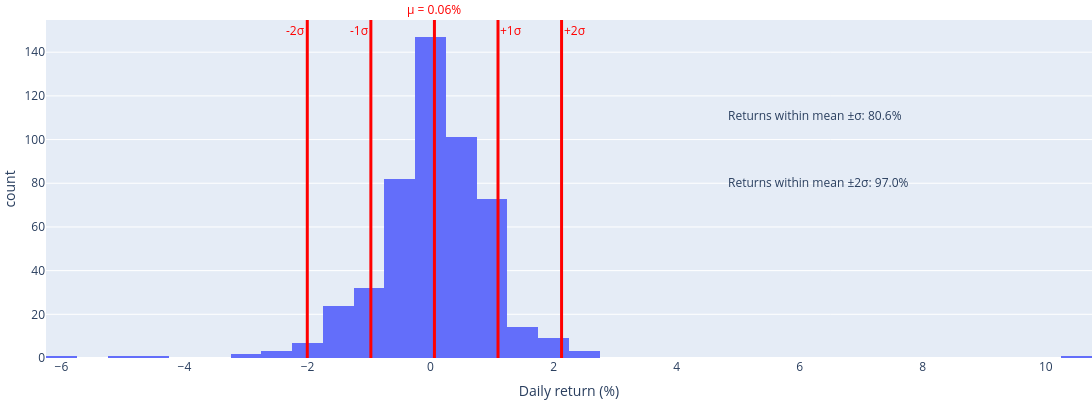

The notebook cell saved with this chart:
### Markdown cell above
## Compared to S&P500 daily returns

### Code cell
market_returns = yf.download("SPY", start=start, end=end, auto_adjust=False, multi_level_index=False)["Close"].pct_change(fill_method=None).dropna() * 100
μ, std = market_returns.mean(), market_returns.std()
fig = px.histogram(x=market_returns, nbins=50, width=1200, height=400, labels={"x": "Daily return (%)"}).update_layout(margin=dict(l=5, r=00, t=20, b=10))
fig.add_annotation(
    x=0.65, y=0.75, xref="paper", yref="paper",
    text=f"Returns within mean ±σ: {market_returns.between(μ - std, μ + std).mean():.1%}",
    showarrow=False, xanchor="left", yanchor="top"
)
fig.add_annotation(
    x=0.65, y=0.55, xref="paper", yref="paper",
    text=f"Returns within mean ±2σ: {market_returns.between(μ - 2*std, μ + 2*std).mean():.1%}",
    showarrow=False, xanchor="left", yanchor="top"
)
fig.add_vline(
    x=μ, line_color="red", line_width=3,
    annotation_text=f"μ = {μ:.2f}%",
    annotation_position="top",
    annotation_font_color="red"
)
for n in (1, 2):
    for s in (+std, -std):
        fig.add_vline(
            x=μ + n*s, line_color="red", line_width=3,
            annotation_text=f"{'+' if s > 0 else '-'}{n}σ",
            annotation_position=f"top {"right" if s > 0 else "left"}",
            annotation_font_color="red")
fig.show()

### Figure 1 — Plotly figure (JSON) as saved in the notebook; plotly's stock layout.template omitted (floating-point values rounded to 4 significant figures; data arrays with more than 128 entries replaced by an {"elided": "..."} marker saying what was removed)
{"data": [{"bingroup": "x", "hovertemplate": "Daily return (%)=%{x}<br>count=%{y}<extra></extra>", "legendgroup": "", "marker": {"color": "#636efa", "pattern": {"shape": ""}}, "name": "", "nbinsx": 50, "orientation": "v", "showlegend": false, "type": "histogram", "x": {"elided": "501 float values"}, "xaxis": "x", "yaxis": "y"}], "layout": {"annotations": [{"showarrow": false, "text": "Returns within mean ±σ: 80.6%", "x": 0.65, "xanchor": "left", "xref": "paper", "y": 0.75, "yanchor": "top", "yref": "paper"}, {"showarrow": false, "text": "Returns within mean ±2σ: 97.0%", "x": 0.65, "xanchor": "left", "xref": "paper", "y": 0.55, "yanchor": "top", "yref": "paper"}, {"font": {"color": "red"}, "showarrow": false, "text": "μ = 0.06%", "x": 0.06292, "xanchor": "center", "xref": "x", "y": 1, "yanchor": "bottom", "yref": "y domain"}, {"font": {"color": "red"}, "showarrow": false, "text": "+1σ", "x": 1.096, "xanchor": "left", "xref": "x", "y": 1, "yanchor": "top", "yref": "y domain"}, {"font": {"color": "red"}, "showarrow": false, "text": "-1σ", "x": -0.9703, "xanchor": "right", "xref": "x", "y": 1, "yanchor": "top", "yref": "y domain"}, {"font": {"color": "red"}, "showarrow": false, "text": "+2σ", "x": 2.129, "xanchor": "left", "xref": "x", "y": 1, "yanchor": "top", "yref": "y domain"}, {"font": {"color": "red"}, "showarrow": false, "text": "-2σ", "x": -2.003, "xanchor": "right", "xref": "x", "y": 1, "yanchor": "top", "yref": "y domain"}], "barmode": "relative", "height": 400, "legend": {"tracegroupgap": 0}, "margin": {"b": 10, "l": 5, "r": 0, "t": 20}, "shapes": [{"line": {"color": "red", "width": 3}, "type": "line", "x0": 0.06292, "x1": 0.06292, "xref": "x", "y0": 0, "y1": 1, "yref": "y domain"}, {"line": {"color": "red", "width": 3}, "type": "line", "x0": 1.096, "x1": 1.096, "xref": "x", "y0": 0, "y1": 1, "yref": "y domain"}, {"line": {"color": "red", "width": 3}, "type": "line", "x0": -0.9703, "x1": -0.9703, "xref": "x", "y0": 0, "y1": 1, "yref": "y domain"}, {"line": {"color": "red", "width": 3}, "type": "line", "x0": 2.129, "x1": 2.129, "xref": "x", "y0": 0, "y1": 1, "yref": "y domain"}, {"line": {"color": "red", "width": 3}, "type": "line", "x0": -2.003, "x1": -2.003, "xref": "x", "y0": 0, "y1": 1, "yref": "y domain"}], "width": 1200, "xaxis": {"anchor": "y", "domain": [0, 1], "title": {"text": "Daily return (%)"}}, "yaxis": {"anchor": "x", "domain": [0, 1], "title": {"text": "count"}}}}
